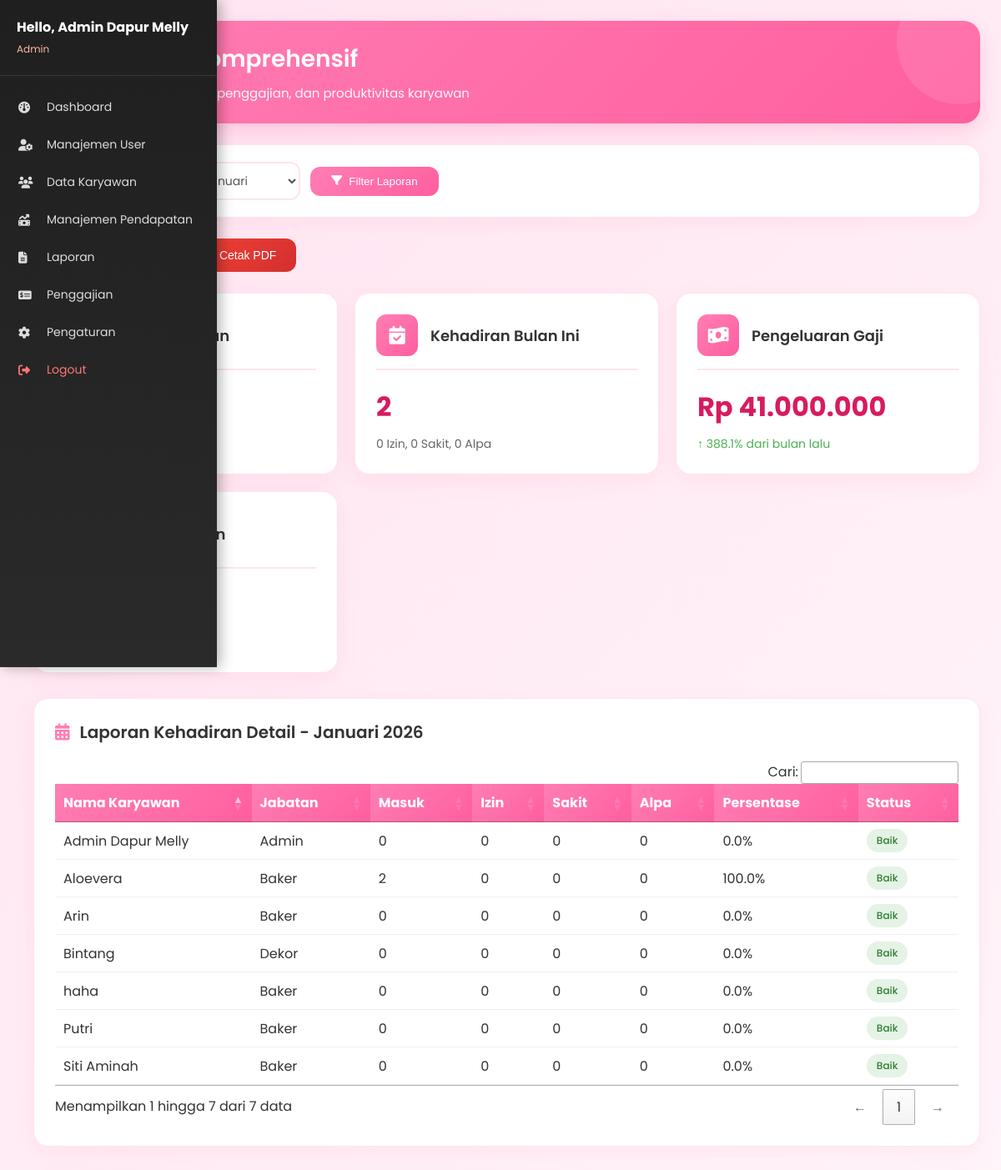
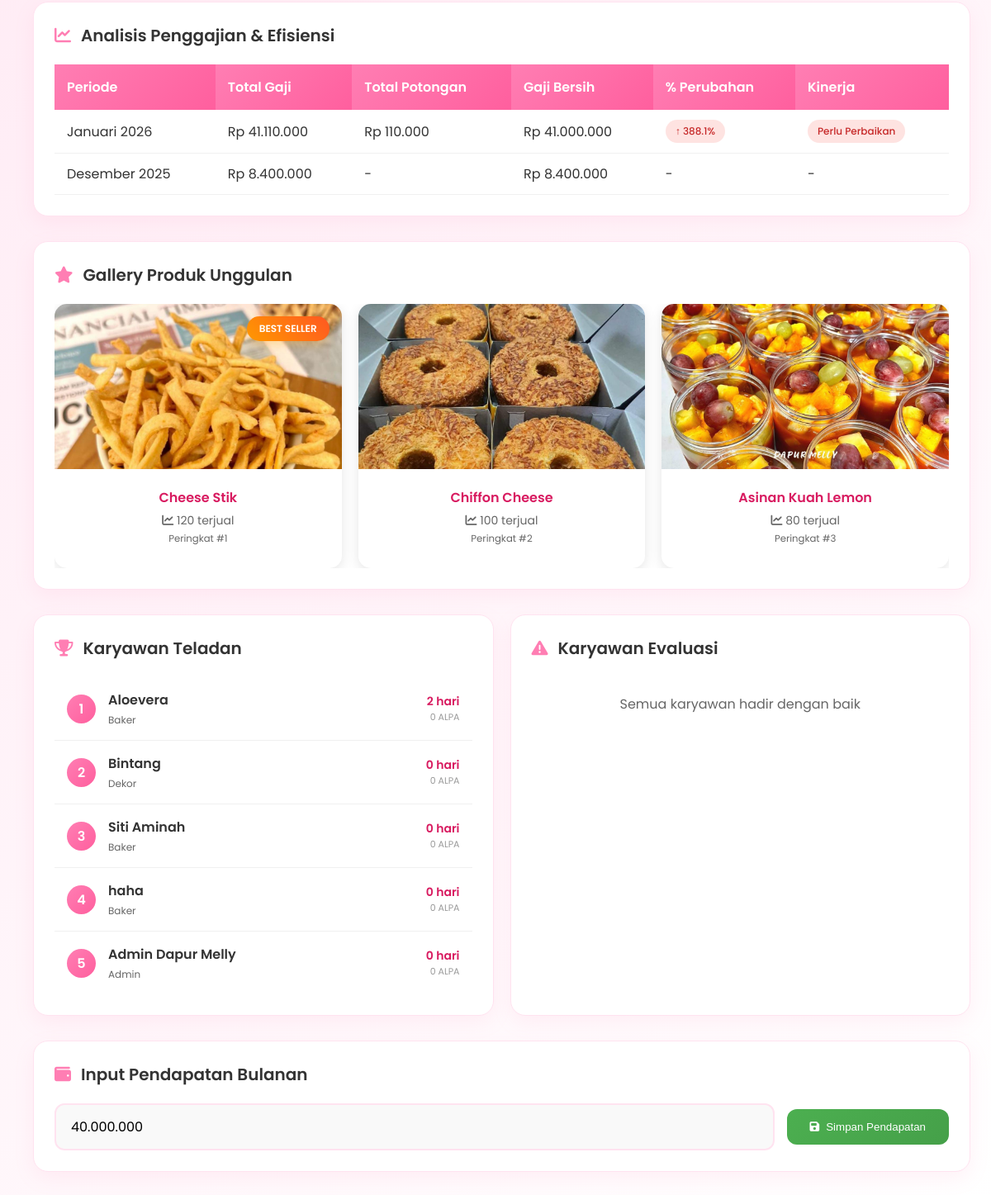
Page /dapur-melly/admin/laporan.php (signed in) on the committed database (2 pictures, top to bottom).
### tables this page shows
CREATE TABLE `produk_unggulan` (
  `id` int(11) NOT NULL,
  `nama_produk` varchar(100) NOT NULL,
  `jumlah_terjual` int(11) NOT NULL,
  `foto` varchar(255) NOT NULL,
  `posisi` int(11) NOT NULL
);

CREATE TABLE `laporan_bulanan` (
  `id` int(11) NOT NULL,
  `bulan` varchar(2) NOT NULL,
  `tahun` varchar(4) NOT NULL,
  `pendapatan` decimal(15,2) DEFAULT 0.00,
  `updated_by` int(11) DEFAULT NULL,
  `updated_at` timestamp NOT NULL DEFAULT current_timestamp() ON UPDATE current_timestamp()
);

### dapur-melly/admin/laporan.php (the view, shortened to what the rows shown need)
<?php
require '../config/koneksi.php';
$bulan = $_GET['bulan'] ?? date('m');
$tahun = $_GET['tahun'] ?? date('Y');
$pendapatan_data_result = mysqli_query($conn, "
    SELECT pendapatan FROM laporan_bulanan
    WHERE bulan = '$bulan' AND tahun = '$tahun'
");
$pendapatan = 0;
if ($pendapatan_data_result) {
    $pendapatan_data = mysqli_fetch_assoc($pendapatan_data_result);
    $pendapatan = $pendapatan_data['pendapatan'] ?? 0;
}
$produk_unggulan = mysqli_query($conn, "
    SELECT * FROM produk_unggulan
    ORDER BY jumlah_terjual DESC
    LIMIT 10
");
?>
<!DOCTYPE html>
<html lang="id">
<head>
    <link rel="stylesheet" href="https://cdnjs.cloudflare.com/ajax/libs/font-awesome/6.5.0/css/all.min.css">
    <link rel="stylesheet" href="https://cdn.datatables.net/1.13.6/css/jquery.dataTables.min.css">
    <link rel="stylesheet" href="https://cdn.jsdelivr.net/npm/swiper@11/swiper-bundle.min.css">
    <link rel="stylesheet" href="https://cdn.datatables.net/buttons/2.4.2/css/buttons.dataTables.min.css">
</head>
<body>
    <?php include '../includes/sidebar.php'; ?>
    <div class="main">
        <div class="main-header no-print">
            <h1><i class="fas fa-chart-line"></i> Laporan Komprehensif</h1>
        </div>
        <div class="table-section print-section">
            <table class="data-table" id="kehadiranTable">
                <thead>
                    <tr>
                        <th>Nama Karyawan</th>
                        <th>Jabatan</th>
                        <th>Masuk</th>
                        <th>Izin</th>
                        <th>Sakit</th>
                        <th>Alpa</th>
                        <th>Persentase</th>
                        <th>Status</th>
                    </tr>
                </thead>
            </table>
        </div>
        <div class="table-section print-section">
            <table class="data-table">
                <thead>
                    <tr>
                        <th>Periode</th>
                        <th>Total Gaji</th>
                        <th>Total Potongan</th>
                        <th>Gaji Bersih</th>
                        <th>% Perubahan</th>
                        <th>Kinerja</th>
                    </tr>
                </thead>
            </table>
        </div>
        <div class="swiper-container no-print">
            <div class="swiper mySwiper">
                <div class="swiper-wrapper">
                    <?php
                    $max_sales = 0;
                    $produk_data = [];
                    if ($produk_unggulan) {
                        while($produk = mysqli_fetch_assoc($produk_unggulan)) {
                            $produk_data[] = $produk;
                            if ($produk['jumlah_terjual'] > $max_sales) {
                                $max_sales = $produk['jumlah_terjual'];
                            }
                        }
                        foreach($produk_data as $produk):
                            $is_best_seller = ($produk['jumlah_terjual'] == $max_sales && $max_sales > 0);
                    ?>
                    <div class="swiper-slide">
                        <?php if($is_best_seller): ?>
                        <div class="best-seller-badge">BEST SELLER</div>
                        <?php endif; ?>
                        <img src="../assets/<?= $produk['foto'] ?>"
                             alt="<?= htmlspecialchars($produk['nama_produk']) ?>"
                             class="product-image"
                             onerror="this.src='https://images.unsplash.com/photo-1568901346375-23c9450c58cd?w=400&h=225&fit=crop'">
                        <div class="product-info">
                            <div class="product-name"><?= htmlspecialchars($produk['nama_produk']) ?></div>
                            <div class="product-sales">
                                <i class="fas fa-chart-line"></i>
                                <?= $produk['jumlah_terjual'] ?> terjual
                                <?php if($produk['posisi'] <= 3): ?>
                                <br><small>Peringkat #<?= $produk['posisi'] ?></small>
                                <?php endif; ?>
                            </div>
                        </div>
                    </div>
                    <?php endforeach;
                    } ?>
                </div>
            </div>
        </div>
        <div class="pendapatan-form no-print">
            <form method="POST">
                <div class="input-group">
                    <input type="text"
                           name="pendapatan"
                           value="<?= number_format($pendapatan, 0, ',', '.') ?>"
                           placeholder="Masukkan total pendapatan bulan ini"
                           <?= $_SESSION['role'] === 'owner' ? 'class="disabled-input" readonly' : '' ?>
                           required>
                    <?php if ($_SESSION['role'] === 'admin'): ?>
                    <button type="submit">
                        <i class="fas fa-save"></i> Simpan Pendapatan
                    </button>
                    <?php else: ?>
                    <button type="button" class="disabled-input" style="background: #ccc; cursor: not-allowed;">
                        <i class="fas fa-lock"></i> Hanya Admin
                    </button>
                    <?php endif; ?>
                </div>
            </form>
        </div>
    </div>
</body>
</html>

### rows in the picture
produk_unggulan: shows "BEST SELLER", foto (picture), nama_produk "Cheese Stik", jumlah_terjual "120", posisi "1"
produk_unggulan: foto (picture), nama_produk "Chiffon Cheese", jumlah_terjual "100", posisi "2"
produk_unggulan: foto (picture), nama_produk "Asinan Kuah Lemon", jumlah_terjual "80", posisi "3"
laporan_bulanan: pendapatan "40.000.000"

### other values in the picture
$nama "Admin Dapur Melly"
$role "Admin"
$total_masuk "2"
$total_izin "0"
$total_sakit "0"
$total_alpa "0"
$total_gaji "41.000.000"
abs($persentase_gaji) "388.1"
$nama_bulan[$bulan] "Januari"
$tahun "2026"
$row['nama_lengkap'] "Aloevera"
$row['posisi'] "Baker"
$row['masuk'] "2"
$row['izin'] "0"
$row['sakit'] "0"
